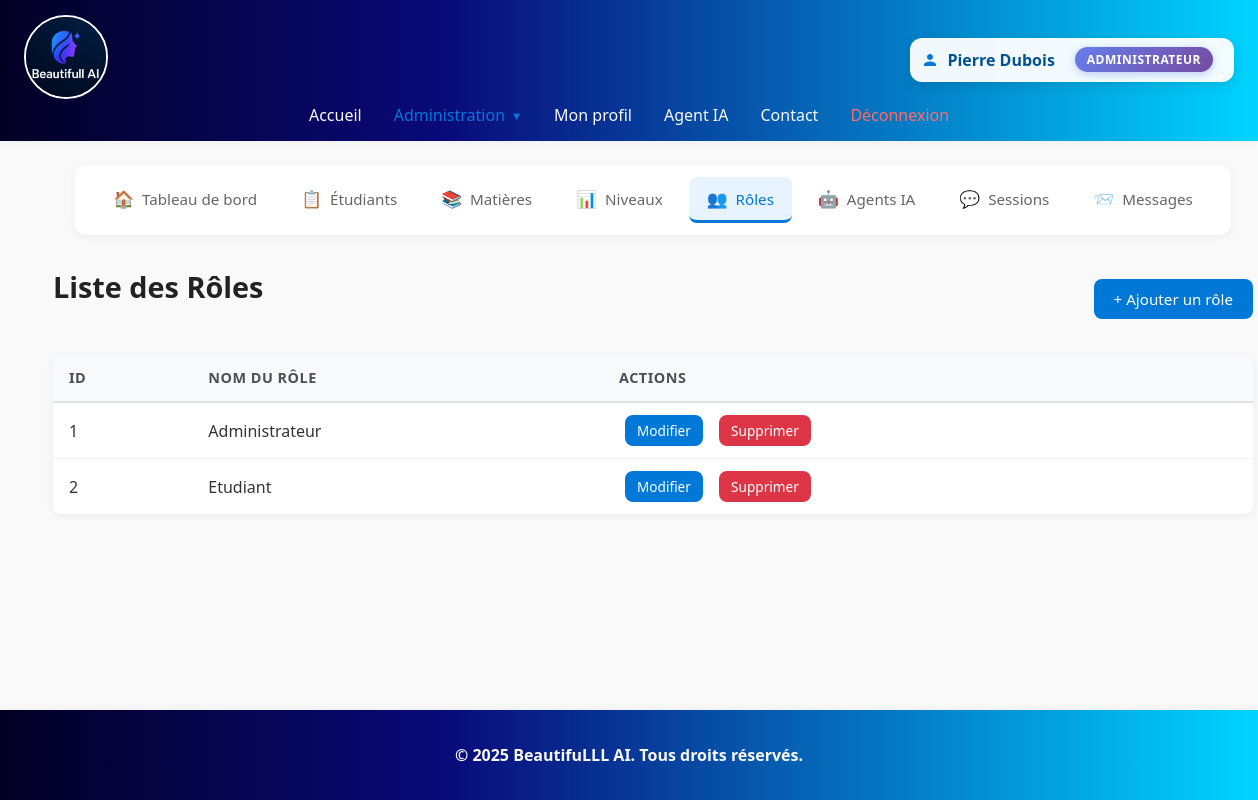
Page /index.php?action=role_list (signed in) on the committed database.
### tables this page shows
CREATE TABLE IF NOT EXISTS `role` (
  `id_role` int NOT NULL AUTO_INCREMENT,
  `nom_role` varchar(50) NOT NULL,
  PRIMARY KEY (`id_role`),
  UNIQUE KEY `nom_role` (`nom_role`)
);

### php-crud/model/role.php (called while the page is built, shortened)
<?php
require_once __DIR__ . '/../config/Database.php';
class Role
{
    private $conn;
    public function __construct()
    {
        $database = new Database();
        $this->conn = $database->connect();
    }
    public function read() {
        $sql = "SELECT * FROM role";
        $stmt = $this->conn->prepare($sql);
        $stmt->execute();
        return $stmt->fetchAll(\PDO::FETCH_ASSOC);
    }
}
?>

### php-crud/config/Database.php (called while the page is built, shortened)
<?php
class Database
{
    private $host = '127.0.0.1';
    private $dbName = 'ia_educative';
    private $username = 'root';
    private $password = '';
    public function connect()
    {
        try {
            $this->connection = new PDO(
                "mysql:host={$this->host};dbname={$this->dbName}",
                $this->username,
                $this->password
            );
            $this->connection->setAttribute(PDO::ATTR_ERRMODE, PDO::ERRMODE_EXCEPTION);
            return $this->connection;
        } catch (PDOException $e) {
            die("Database connection failed: " . $e->getMessage());
        }
    }
}

### php-crud/controllers/RoleController.php (called while the page is built, shortened)
<?php
require_once __DIR__ . '/../model/role.php';
class RoleController
{
    public function getRoles()
    {
        $Role = new Role();
        return $Role->read();
    }
}

### php-crud/views/roles/list.php (the view, shortened to what this page needs)
<?php
require_once __DIR__ . '/../../controllers/RoleController.php';
$roleController = new \Controllers\RoleController();
$roles = $roleController->getRoles();
?>
<?php include __DIR__ . '/../../includes/crud_nav.php'; ?>
<div class="crud-container">
    <div class="crud-header">
        <h1 class="page-title">Liste des Rôles</h1>
        <a href="index.php?action=creer_role" class="btn btn-primary">+ Ajouter un rôle</a>
    </div>
    <table class="crud-table">
        <thead>
            <tr>
                <th>ID</th>
                <th>Nom du rôle</th>
                <th>Actions</th>
            </tr>
        </thead>
        <tbody>
            <?php foreach ($roles as $role): ?>
                <tr>
                    <td><?= htmlspecialchars($role['id_role']) ?></td>
                    <td><?= htmlspecialchars($role['nom_role']) ?></td>
                    <td>
                        <a href="index.php?action=modifier_role&id=<?= htmlspecialchars($role['id_role']) ?>" class="btn btn-primary btn-sm">Modifier</a>
                        <a href="index.php?action=supprimer_role&id=<?= htmlspecialchars($role['id_role']) ?>" class="btn btn-danger btn-sm">Supprimer</a>
                    </td>
                </tr>
            <?php endforeach; ?>
        </tbody>
    </table>
</div>

### style.css (style rules this page uses)
body { margin: 0; padding: 0; min-height: 100vh; font-family: 'Segoe UI', Arial, sans-serif; background: #f9f9f9; color: #222; display: flex; flex-direction: column; }
.page-title { font-size: 1.8rem; font-weight: 600; color: #222; margin: 0 0 24px 0; }
.crud-header { display: flex; justify-content: space-between; align-items: center; margin-bottom: 24px; flex-wrap: wrap; gap: 16px; }
.btn { display: inline-block; padding: 10px 20px; border-radius: 8px; font-size: 0.95rem; font-weight: 500; text-decoration: none; text-align: center; cursor: pointer; border: none; transition: all 0.2s ease; }
.btn-primary { background-color: #0078d7; color: #fff; }
.btn-danger { background-color: #dc3545; color: #fff; }
.btn-sm { padding: 6px 12px; font-size: 0.85rem; }
.crud-table { width: 100%; background: #fff; border-radius: 8px; box-shadow: 0 2px 8px rgba(0,0,0,0.06); overflow: hidden; border-collapse: collapse; }
.crud-table thead { background: #f8f9fa; }
.crud-table th { padding: 14px 16px; text-align: left; font-weight: 600; color: #495057; border-bottom: 2px solid #dee2e6; font-size: 0.9rem; text-transform: uppercase; letter-spacing: 0.5px; }
.crud-table td { padding: 12px 16px; border-bottom: 1px solid #f1f3f5; color: #333; }
.crud-table tbody tr { transition: background-color 0.15s ease; }
.crud-table tbody tr:last-child td { border-bottom: none; }
.crud-table td a { margin: 0 6px; }
.crud-container { max-width: 1200px; margin: 0 auto; width: 100%; }

### rows in the picture
role: id_role "1", nom_role "Administrateur"
role: id_role "2", nom_role "Etudiant"

### other values in the picture
$user['prenom'] . " " . $user['nom'] "Pierre Dubois"
$user['role'] "ADMINISTRATEUR"
